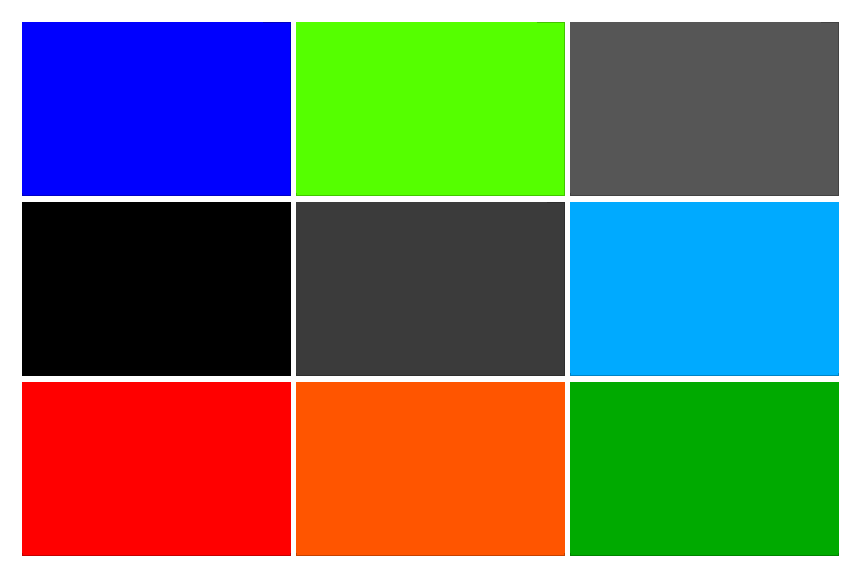
<?xml version="1.0" encoding="UTF-8"?>
<ui version="4.0">
 <class>MainWindow</class>
 <widget class="QMainWindow" name="MainWindow">
  <property name="geometry">
   <rect>
    <x>0</x>
    <y>0</y>
    <width>861</width>
    <height>578</height>
   </rect>
  </property>
  <property name="windowTitle">
   <string>Emmi Jogos</string>
  </property>
  <property name="styleSheet">
   <string notr="true">background-color: rgb(255, 255, 255);</string>
  </property>
  <widget class="QWidget" name="centralWidget">
   <layout class="QVBoxLayout" name="verticalLayout">
    <item>
     <widget class="QWidget" name="widget" native="true">
      <layout class="QVBoxLayout" name="verticalLayout_2">
       <item>
        <widget class="QFrame" name="frame_4">
         <property name="frameShape">
          <enum>QFrame::NoFrame</enum>
         </property>
         <property name="frameShadow">
          <enum>QFrame::Raised</enum>
         </property>
         <layout class="QHBoxLayout" name="horizontalLayout">
          <property name="spacing">
           <number>5</number>
          </property>
          <property name="leftMargin">
           <number>0</number>
          </property>
          <property name="topMargin">
           <number>0</number>
          </property>
          <property name="rightMargin">
           <number>0</number>
          </property>
          <property name="bottomMargin">
           <number>0</number>
          </property>
          <item>
           <widget class="QFrame" name="frame_5">
            <property name="cursor">
             <cursorShape>PointingHandCursor</cursorShape>
            </property>
            <property name="focusPolicy">
             <enum>Qt::NoFocus</enum>
            </property>
            <property name="autoFillBackground">
             <bool>false</bool>
            </property>
            <property name="styleSheet">
             <string notr="true"> background-color: rgb(0, 0, 255);
   image: url(:/resource/sonic_main.png);
</string>
            </property>
            <property name="frameShape">
             <enum>QFrame::StyledPanel</enum>
            </property>
            <property name="frameShadow">
             <enum>QFrame::Raised</enum>
            </property>
            <widget class="QPushButton" name="pushButton">
             <property name="geometry">
              <rect>
               <x>0</x>
               <y>0</y>
               <width>241</width>
               <height>171</height>
              </rect>
             </property>
             <property name="styleSheet">
              <string notr="true">border: none</string>
             </property>
             <property name="text">
              <string/>
             </property>
             <property name="flat">
              <bool>true</bool>
             </property>
            </widget>
           </widget>
          </item>
          <item>
           <widget class="QFrame" name="frame_6">
            <property name="cursor">
             <cursorShape>PointingHandCursor</cursorShape>
            </property>
            <property name="styleSheet">
             <string notr="true">background-color: rgb(85, 255, 0);
image: url(:/resource/monkey-maze-making.jpg);</string>
            </property>
            <property name="frameShape">
             <enum>QFrame::StyledPanel</enum>
            </property>
            <property name="frameShadow">
             <enum>QFrame::Raised</enum>
            </property>
            <widget class="QPushButton" name="pushButton_2">
             <property name="geometry">
              <rect>
               <x>0</x>
               <y>0</y>
               <width>241</width>
               <height>171</height>
              </rect>
             </property>
             <property name="autoFillBackground">
              <bool>false</bool>
             </property>
             <property name="styleSheet">
              <string notr="true">border: none</string>
             </property>
             <property name="text">
              <string/>
             </property>
             <property name="flat">
              <bool>true</bool>
             </property>
            </widget>
           </widget>
          </item>
          <item>
           <widget class="QFrame" name="frame_8">
            <property name="cursor">
             <cursorShape>PointingHandCursor</cursorShape>
            </property>
            <property name="styleSheet">
             <string notr="true">background-color: rgb(86, 86, 86);
image: url(:/resource/Tower-Defence.jpg);</string>
            </property>
            <property name="frameShape">
             <enum>QFrame::StyledPanel</enum>
            </property>
            <property name="frameShadow">
             <enum>QFrame::Raised</enum>
            </property>
            <widget class="QPushButton" name="pushButton_3">
             <property name="geometry">
              <rect>
               <x>0</x>
               <y>0</y>
               <width>251</width>
               <height>171</height>
              </rect>
             </property>
             <property name="autoFillBackground">
              <bool>false</bool>
             </property>
             <property name="styleSheet">
              <string notr="true">border: none</string>
             </property>
             <property name="text">
              <string/>
             </property>
             <property name="flat">
              <bool>true</bool>
             </property>
            </widget>
           </widget>
          </item>
         </layout>
        </widget>
       </item>
       <item>
        <widget class="QFrame" name="frame_3">
         <property name="frameShape">
          <enum>QFrame::NoFrame</enum>
         </property>
         <property name="frameShadow">
          <enum>QFrame::Raised</enum>
         </property>
         <layout class="QHBoxLayout" name="horizontalLayout_2">
          <property name="spacing">
           <number>5</number>
          </property>
          <property name="leftMargin">
           <number>0</number>
          </property>
          <property name="topMargin">
           <number>0</number>
          </property>
          <property name="rightMargin">
           <number>0</number>
          </property>
          <property name="bottomMargin">
           <number>0</number>
          </property>
          <item>
           <widget class="QFrame" name="frame_11">
            <property name="cursor">
             <cursorShape>PointingHandCursor</cursorShape>
            </property>
            <property name="styleSheet">
             <string notr="true">background-color: rgb(0, 0, 0);
image: url(:/resource/pacman.jpg);</string>
            </property>
            <property name="frameShape">
             <enum>QFrame::StyledPanel</enum>
            </property>
            <property name="frameShadow">
             <enum>QFrame::Raised</enum>
            </property>
            <widget class="QPushButton" name="pushButton_4">
             <property name="geometry">
              <rect>
               <x>0</x>
               <y>0</y>
               <width>251</width>
               <height>171</height>
              </rect>
             </property>
             <property name="autoFillBackground">
              <bool>false</bool>
             </property>
             <property name="styleSheet">
              <string notr="true">border: none</string>
             </property>
             <property name="text">
              <string/>
             </property>
             <property name="flat">
              <bool>true</bool>
             </property>
            </widget>
           </widget>
          </item>
          <item>
           <widget class="QFrame" name="frame_9">
            <property name="cursor">
             <cursorShape>PointingHandCursor</cursorShape>
            </property>
            <property name="styleSheet">
             <string notr="true">background-color: rgb(59, 59, 59);
image: url(:/resource/estrela.png);</string>
            </property>
            <property name="frameShape">
             <enum>QFrame::StyledPanel</enum>
            </property>
            <property name="frameShadow">
             <enum>QFrame::Raised</enum>
            </property>
            <widget class="QPushButton" name="pushButton_5">
             <property name="geometry">
              <rect>
               <x>-10</x>
               <y>0</y>
               <width>261</width>
               <height>171</height>
              </rect>
             </property>
             <property name="autoFillBackground">
              <bool>false</bool>
             </property>
             <property name="styleSheet">
              <string notr="true">border: none</string>
             </property>
             <property name="text">
              <string/>
             </property>
             <property name="flat">
              <bool>true</bool>
             </property>
            </widget>
           </widget>
          </item>
          <item>
           <widget class="QFrame" name="frame_12">
            <property name="cursor">
             <cursorShape>PointingHandCursor</cursorShape>
            </property>
            <property name="styleSheet">
             <string notr="true">background-color: rgb(0, 170, 255);
image: url(:/resource/Snowball.jpg);</string>
            </property>
            <property name="frameShape">
             <enum>QFrame::StyledPanel</enum>
            </property>
            <property name="frameShadow">
             <enum>QFrame::Raised</enum>
            </property>
            <widget class="QPushButton" name="pushButton_6">
             <property name="geometry">
              <rect>
               <x>0</x>
               <y>0</y>
               <width>271</width>
               <height>171</height>
              </rect>
             </property>
             <property name="autoFillBackground">
              <bool>false</bool>
             </property>
             <property name="styleSheet">
              <string notr="true">border: none</string>
             </property>
             <property name="text">
              <string/>
             </property>
             <property name="flat">
              <bool>true</bool>
             </property>
            </widget>
           </widget>
          </item>
         </layout>
        </widget>
       </item>
       <item>
        <widget class="QFrame" name="frame_2">
         <property name="frameShape">
          <enum>QFrame::NoFrame</enum>
         </property>
         <property name="frameShadow">
          <enum>QFrame::Raised</enum>
         </property>
         <layout class="QHBoxLayout" name="horizontalLayout_3">
          <property name="spacing">
           <number>5</number>
          </property>
          <property name="leftMargin">
           <number>0</number>
          </property>
          <property name="topMargin">
           <number>0</number>
          </property>
          <property name="rightMargin">
           <number>0</number>
          </property>
          <property name="bottomMargin">
           <number>0</number>
          </property>
          <item>
           <widget class="QFrame" name="frame_16">
            <property name="cursor">
             <cursorShape>PointingHandCursor</cursorShape>
            </property>
            <property name="styleSheet">
             <string notr="true">background-color: rgb(255, 0, 0);
image: url(:/resource/tetris.png);</string>
            </property>
            <property name="frameShape">
             <enum>QFrame::StyledPanel</enum>
            </property>
            <property name="frameShadow">
             <enum>QFrame::Raised</enum>
            </property>
            <widget class="QPushButton" name="pushButton_7">
             <property name="geometry">
              <rect>
               <x>0</x>
               <y>0</y>
               <width>271</width>
               <height>171</height>
              </rect>
             </property>
             <property name="autoFillBackground">
              <bool>false</bool>
             </property>
             <property name="styleSheet">
              <string notr="true">border: none</string>
             </property>
             <property name="text">
              <string/>
             </property>
             <property name="flat">
              <bool>true</bool>
             </property>
            </widget>
           </widget>
          </item>
          <item>
           <widget class="QFrame" name="frame_14">
            <property name="cursor">
             <cursorShape>PointingHandCursor</cursorShape>
            </property>
            <property name="styleSheet">
             <string notr="true">background-color: rgb(255, 85, 0);
image: url(:/resource/bombit6.jpg);</string>
            </property>
            <property name="frameShape">
             <enum>QFrame::StyledPanel</enum>
            </property>
            <property name="frameShadow">
             <enum>QFrame::Raised</enum>
            </property>
            <widget class="QPushButton" name="pushButton_8">
             <property name="geometry">
              <rect>
               <x>0</x>
               <y>0</y>
               <width>271</width>
               <height>171</height>
              </rect>
             </property>
             <property name="autoFillBackground">
              <bool>false</bool>
             </property>
             <property name="styleSheet">
              <string notr="true">border: none</string>
             </property>
             <property name="text">
              <string/>
             </property>
             <property name="flat">
              <bool>true</bool>
             </property>
            </widget>
           </widget>
          </item>
          <item>
           <widget class="QFrame" name="frame_13">
            <property name="cursor">
             <cursorShape>PointingHandCursor</cursorShape>
            </property>
            <property name="styleSheet">
             <string notr="true">background-color: rgb(0, 170, 0);
image: url(:/resource/thumb-mario.jpg);</string>
            </property>
            <property name="frameShape">
             <enum>QFrame::StyledPanel</enum>
            </property>
            <property name="frameShadow">
             <enum>QFrame::Raised</enum>
            </property>
            <widget class="QPushButton" name="pushButton_9">
             <property name="geometry">
              <rect>
               <x>0</x>
               <y>0</y>
               <width>271</width>
               <height>171</height>
              </rect>
             </property>
             <property name="autoFillBackground">
              <bool>false</bool>
             </property>
             <property name="styleSheet">
              <string notr="true">border: none</string>
             </property>
             <property name="text">
              <string/>
             </property>
             <property name="flat">
              <bool>true</bool>
             </property>
            </widget>
           </widget>
          </item>
         </layout>
        </widget>
       </item>
      </layout>
     </widget>
    </item>
   </layout>
  </widget>
 </widget>
 <layoutdefault spacing="6" margin="11"/>
 <resources/>
 <connections/>
</ui>
